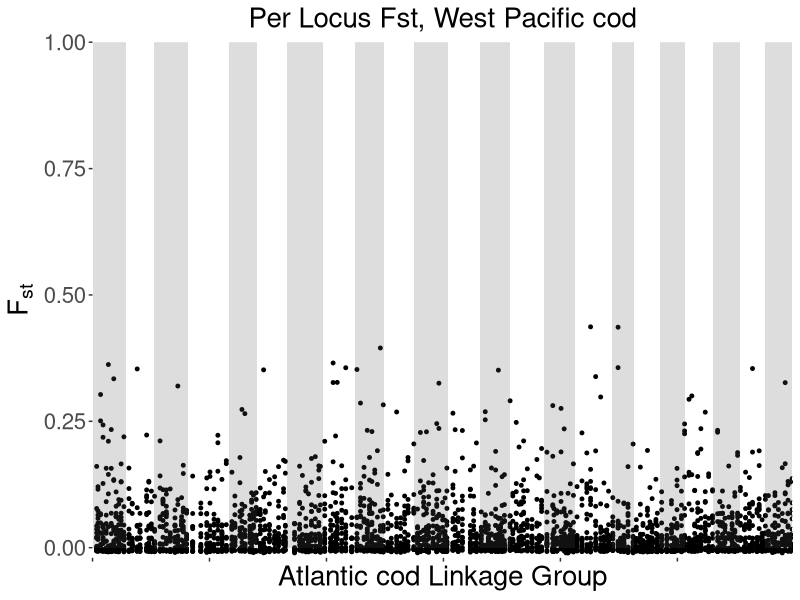
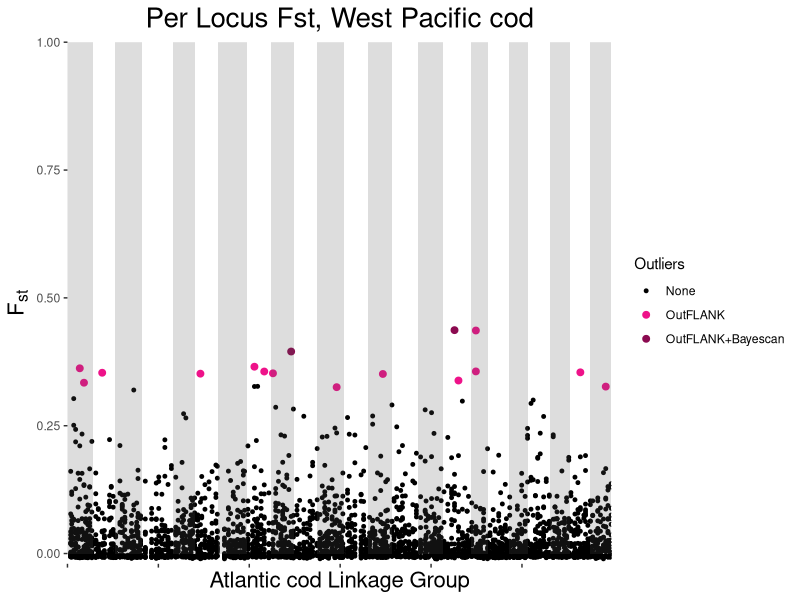

Write the R code that produced these figures, in order.
################# Manhattan Plot Code #################
#
# Modified from Charlie Waters' script to allow binning
#
# MF 3/25/2018
#
#######################################################

library(ggplot2)

# Load Data ---------------------------------------------------------------

## set working directory
setwd("D:/Pacific cod/DataAnalysis/PCod-Compare-repo/analyses/ManhattanPlots")

## read in file with cumulative genome positions (created using excel)
align_data <- read.delim("../SlidingWindow/West/batch_8_SWA_input_west_sorted_cpos.txt",sep="\t",header=TRUE)
dim(align_data)
colnames(align_data)

## rename columns for R script function calls
colnames(align_data) <- c("Locus", "fst", "chromosome", "position")
View(align_data)




# Create bins -------------------------------------------------------------
## create bin breaks using dplyr
library(dplyr)

align_data <- mutate(align_data, bin = ntile(position, 200))

## create actual bin values
newbins = seq(0, max(align_data$position), length.out = 200)
head(newbins)

## use dplyr bins to create vector of actual bin values
newbinlist <- c()

for(i in seq(1,200)){
  bindata <- filter(align_data, bin == i)
  newbin <- max(bindata$position)
  newbinlist <- c(newbinlist, rep(newbin, times = length(bindata$position)))
}

## check the number of bin values created is = length of data frame
length(newbinlist)


## remove dplyr bins and add in new bins to data frame
align_data_binned <- align_data %>%
  select(c("Locus", "fst", "chromosome","position")) %>%
  mutate(bin = newbinlist)
View(align_data_binned)

length(align_data_binned$Locus)


# Plot binned Manhattan Plot ----------------------------------------------
ggplot(align_data_binned, aes(x=bin, y=fst)) + 
  geom_point(size=1) +
  ggtitle("Per Locus Fst, West Pacific cod") + 
  xlab("Atlantic cod Linkage Group") +
  ylab(expression("F"[st])) +
  theme(plot.title=element_text(hjust=0.5, size = 20)) + 
  theme(axis.title=element_text(size = 20)) +
  theme(axis.text.x = element_blank(), axis.text.y=element_text(size=16)) +
  theme(panel.grid.major.x = element_blank(), panel.grid.minor.x = element_blank(), panel.background = element_blank()) +
  scale_y_continuous(limits=(c(-0.02,1)), expand=c(0,0)) +
  scale_x_continuous(limits=c(0,598315121), expand=c(0,0)) +
  annotate("rect", xmin = 0, xmax = 28303952, ymin = 0, ymax = 1.0, alpha = 0.2) +
  annotate("rect", xmin = 52358358, xmax = 81809413, ymin = 0, ymax = 1.0, alpha = 0.2) +
  annotate("rect", xmin = 116614735, xmax = 140688790, ymin = 0, ymax = 1.0, alpha = 0.2) +
  annotate("rect", xmin = 166153410, xmax = 197386287, ymin = 0, ymax = 1.0, alpha = 0.2) +
  annotate("rect", xmin = 224183173, xmax = 249565487, ymin = 0, ymax = 1.0, alpha = 0.2) +
  annotate("rect", xmin = 274869793, xmax = 303812761, ymin = 0, ymax = 1.0, alpha = 0.2) +
  annotate("rect", xmin = 331110735, xmax = 356787470, ymin = 0, ymax = 1.0, alpha = 0.2) +
  annotate("rect", xmin = 386084402, xmax = 412682361, ymin = 0, ymax = 1.0, alpha = 0.2) +
  annotate("rect", xmin = 443775604, xmax = 462924811, ymin = 0, ymax = 1.0, alpha = 0.2) +
  annotate("rect", xmin = 485479066, xmax = 506655326, ymin = 0, ymax = 1.0, alpha = 0.2) +
  annotate("rect", xmin = 530804459, xmax = 553314763, ymin = 0, ymax = 1.0, alpha = 0.2) +
  annotate("rect", xmin = 575050466, xmax = 598315120, ymin = 0, ymax = 1.0, alpha = 0.2)


598315120/200




# Highlight Outliers ------------------------------------------------------
## add column to data frame which indicates outlier loci
outliers <- read.table("batch_8_final_filtered_aligned_WEST_outliers.txt", header=TRUE)
head(outliers)

align_data_binned_outliers <- left_join(align_data_binned, outliers, by="Locus")
align_data_binned_outliers$Program[is.na(align_data_binned_outliers$Program)] <- 0
View(align_data_binned_outliers)

## plot binned Manhattan plot with outliers highlighted

ggplot(align_data_binned_outliers, aes(x=bin, y=fst)) + 
  geom_point(aes(colour=factor(Program), size=factor(Program))) +
  scale_colour_manual(values=c("black", "deeppink2", "deeppink4"), labels=c("None", "OutFLANK", "OutFLANK+Bayescan"), name = "Outliers") +
  scale_size_manual(values=c(1,2,2), labels=c("None", "OutFLANK", "OutFLANK+Bayescan"), name = "Outliers") +
  ggtitle("Per Locus Fst, West Pacific cod") + 
  xlab("Atlantic cod Linkage Group") +
  ylab(expression("F"[st])) +
  theme(plot.title=element_text(hjust=0.5, size = 20)) + 
  theme(axis.title=element_text(size = 16)) +
  theme(axis.text.x = element_blank()) +
  theme(panel.grid.major.x = element_blank(), panel.grid.minor.x = element_blank(), panel.background = element_blank()) +
  scale_y_continuous(limits=(c(-0.02,1)), expand=c(0,0)) +
  scale_x_continuous(limits=c(0,598315121), expand=c(0,0)) +
  annotate("rect", xmin = 0, xmax = 28303952, ymin = 0, ymax = 1.0, alpha = 0.2) +
  annotate("rect", xmin = 52358358, xmax = 81809413, ymin = 0, ymax = 1.0, alpha = 0.2) +
  annotate("rect", xmin = 116614735, xmax = 140688790, ymin = 0, ymax = 1.0, alpha = 0.2) +
  annotate("rect", xmin = 166153410, xmax = 197386287, ymin = 0, ymax = 1.0, alpha = 0.2) +
  annotate("rect", xmin = 224183173, xmax = 249565487, ymin = 0, ymax = 1.0, alpha = 0.2) +
  annotate("rect", xmin = 274869793, xmax = 303812761, ymin = 0, ymax = 1.0, alpha = 0.2) +
  annotate("rect", xmin = 331110735, xmax = 356787470, ymin = 0, ymax = 1.0, alpha = 0.2) +
  annotate("rect", xmin = 386084402, xmax = 412682361, ymin = 0, ymax = 1.0, alpha = 0.2) +
  annotate("rect", xmin = 443775604, xmax = 462924811, ymin = 0, ymax = 1.0, alpha = 0.2) +
  annotate("rect", xmin = 485479066, xmax = 506655326, ymin = 0, ymax = 1.0, alpha = 0.2) +
  annotate("rect", xmin = 530804459, xmax = 553314763, ymin = 0, ymax = 1.0, alpha = 0.2) +
  annotate("rect", xmin = 575050466, xmax = 598315120, ymin = 0, ymax = 1.0, alpha = 0.2)

align_data_binned_outliers_only <- filter(align_data_binned_outliers, Program == 1 | Program == 3)
View(align_data_binned_outliers_only)
